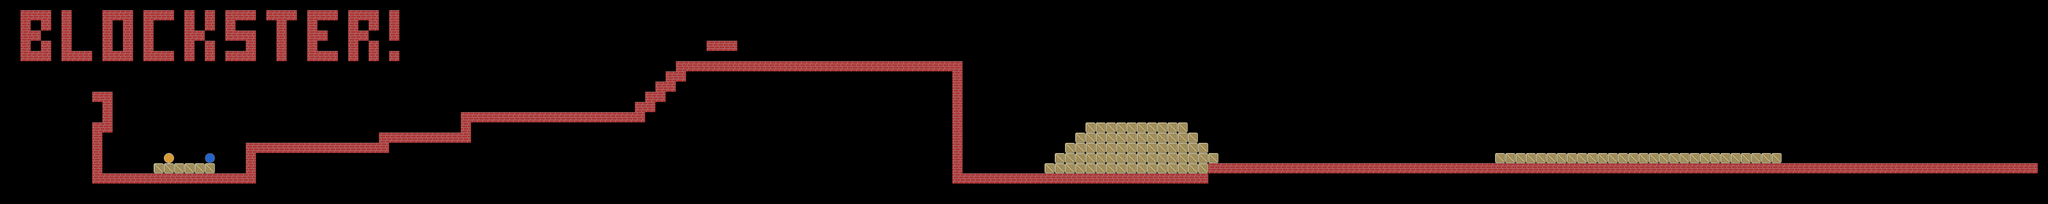

A level layout from a 2D game, rendered from its tile map. Below: a short description, then the map file with tile-grid data replaced by summaries:
An orthogonal 200x20 tile map with 48x48 px tiles, 1 tile layer (Tile Layer 1).

<map version="1.0" orientation="orthogonal" width="200" height="20" tilewidth="48" tileheight="48">
 <properties>
  <property name="nbrOfPlayers" value="2" />
  <property name="playerStart1" value="11:10" />
  <property name="playerStart2" value="11:4" />
 </properties>
 <tileset firstgid="1" name="Blockster" tilewidth="48" tileheight="48">
  <image source="Blockset.png" width="96" height="96" />
  <tile id="0">
   <properties>
    <property name="Solid" value="" />
   </properties>
  </tile>
  <tile id="1">
   <properties>
    <property name="Liftable" value="" />
    <property name="Movable" value="" />
    <property name="Solid" value="" />
    <property name="Weight" value="" />
   </properties>
  </tile>
  <tile id="2">
   <properties>
    <property name="blue" value="" />
    <property name="solid" value="" />
    <property name="teleporter" value="" />
   </properties>
  </tile>
  <tile id="3">
   <properties>
    <property name="solid" value="" />
    <property name="teleporter" value="" />
    <property name="yellow" value="" />
   </properties>
  </tile>
 </tileset>
 <layer name="Tile Layer 1" width="200" height="20">
  <data>[4000 cells, 422 non-empty, 4 distinct tile ids]</data>
 </layer>
</map>
